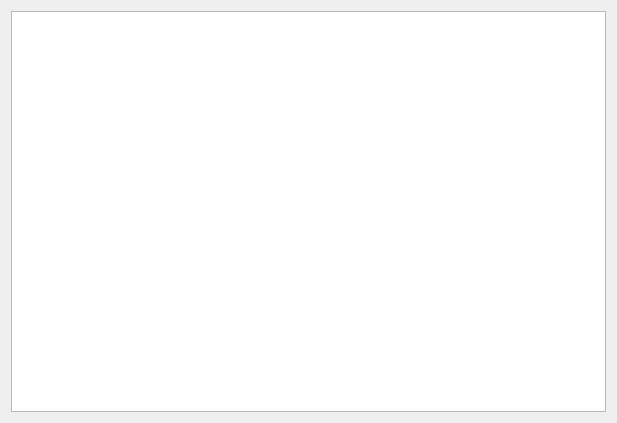
<?xml version="1.0" encoding="UTF-8"?>
<ui version="4.0">
 <class>HexDump1</class>
 <widget class="QDialog" name="HexDump1">
  <property name="geometry">
   <rect>
    <x>0</x>
    <y>0</y>
    <width>617</width>
    <height>423</height>
   </rect>
  </property>
  <property name="windowTitle">
   <string>Dialog</string>
  </property>
  <property name="windowIcon">
   <iconset resource="icons.qrc">
    <normaloff>:/icons/Resouces/text_x_hex.png</normaloff>:/icons/Resouces/text_x_hex.png</iconset>
  </property>
  <layout class="QVBoxLayout" name="verticalLayout">
   <item>
    <widget class="QPlainTextEdit" name="plainTextEdit">
     <property name="readOnly">
      <bool>true</bool>
     </property>
    </widget>
   </item>
  </layout>
 </widget>
 <resources>
  <include location="icons.qrc"/>
 </resources>
 <connections/>
</ui>
